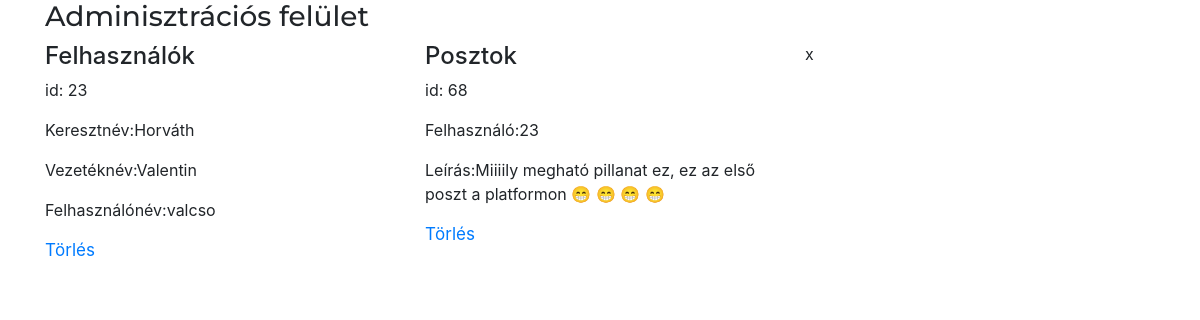
The page /admin/adminhome.php on the database as committed earlier.
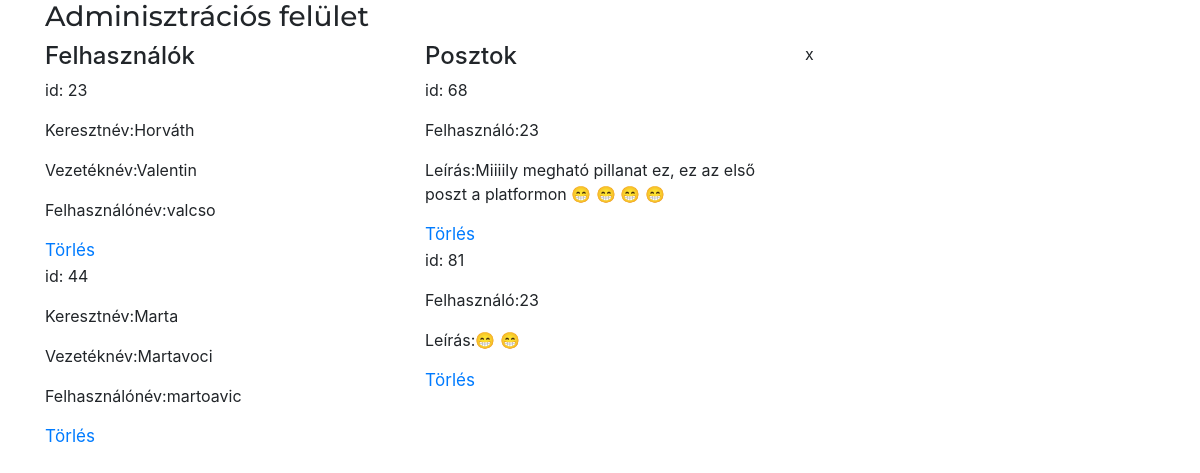
The same page on the database as committed later.
### tables this page shows
CREATE TABLE IF NOT EXISTS `users` (
  `user_id` int(11) NOT NULL AUTO_INCREMENT,
  `f_name` mediumtext NOT NULL,
  `l_name` mediumtext NOT NULL,
  `username` varchar(100) NOT NULL,
  `password` varchar(255) NOT NULL,
  `email` varchar(255) NOT NULL,
  `szakirany` varchar(255) NOT NULL,
  `user_image` varchar(111) NOT NULL,
  `posts` varchar(3) NOT NULL,
  `recovery_account` varchar(255) NOT NULL,
  `reg_date` timestamp NOT NULL DEFAULT CURRENT_TIMESTAMP,
  `cover_image` varchar(255) NOT NULL,
  PRIMARY KEY (`user_id`)
);

CREATE TABLE IF NOT EXISTS `posts` (
  `post_id` int(11) NOT NULL AUTO_INCREMENT,
  `user_id` int(11) NOT NULL,
  `post_comment` varchar(3000) NOT NULL,
  `upload_image` varchar(255) NOT NULL,
  `post_date` timestamp NOT NULL DEFAULT CURRENT_TIMESTAMP,
  PRIMARY KEY (`post_id`)
);

### admin/adminhome.php (the view, shortened to what this page needs)
<!DOCTYPE html>
<html>
<head>
    <link rel="stylesheet" href="../css/bootstrap.css">
</head>
<body>
 <div class="container">
     <div class="row row-no-gutters">
         <div class="col-xs-6 col-md-4">
             <h3>Adminisztrációs felület</h3>
         </div>
     </div>
     <div class="row row-no-gutters">
         <div class="col-xs-6 col-md-4">
             <h4>Felhasználók</h4>
             <?php
             include '../php/connection.php';
             $user="select * from users";
             $run_user=mysqli_query($con,$user);
             while($row_user=mysqli_fetch_array($run_user)){
                 $id=$row_user['user_id'];
                 $fname=$row_user['f_name'];
                 $lname=$row_user['l_name'];
                 $name=$row_user['username'];
                 echo "
                 <p>id: $id<p>Keresztnév:$fname</p><p>Vezetéknév:$lname</p><p>Felhasználónév:$name</p>
                 <a href='adminhome.php?id=$id'>Törlés</a>
                 ";
             }
             ?>
         </div>
         <div class="col-xs-6 col-md-4">
             <h4>Posztok</h4>
             <?php
             include '../php/connection.php';
             $post="select * from posts";
             $run_post=mysqli_query($con,$post);
             while($row_post=mysqli_fetch_array($run_post)){
                 $id=$row_post['post_id'];
                 $user_id=$row_post['user_id'];
                 $content=$row_post['post_comment'];
                 echo "
                 <p>id: $id<p>Felhasználó:$user_id</p><p>Leírás:$content</p>
                 <a href='adminhome.php?id=$id'>Törlés</a>
                 ";
             }
             ?>
         </div>
         <div class="col-xs-6 col-md-4">
             x
         </div>
     </div>
 </div>
</body>
</html>

Rows that differ between the two databases and show on the page:
added users: user_id "44", f_name "Marta", l_name "Martavoci", username "martoavic"
added posts: post_id "81", user "23", post_comment "😁 😁"
